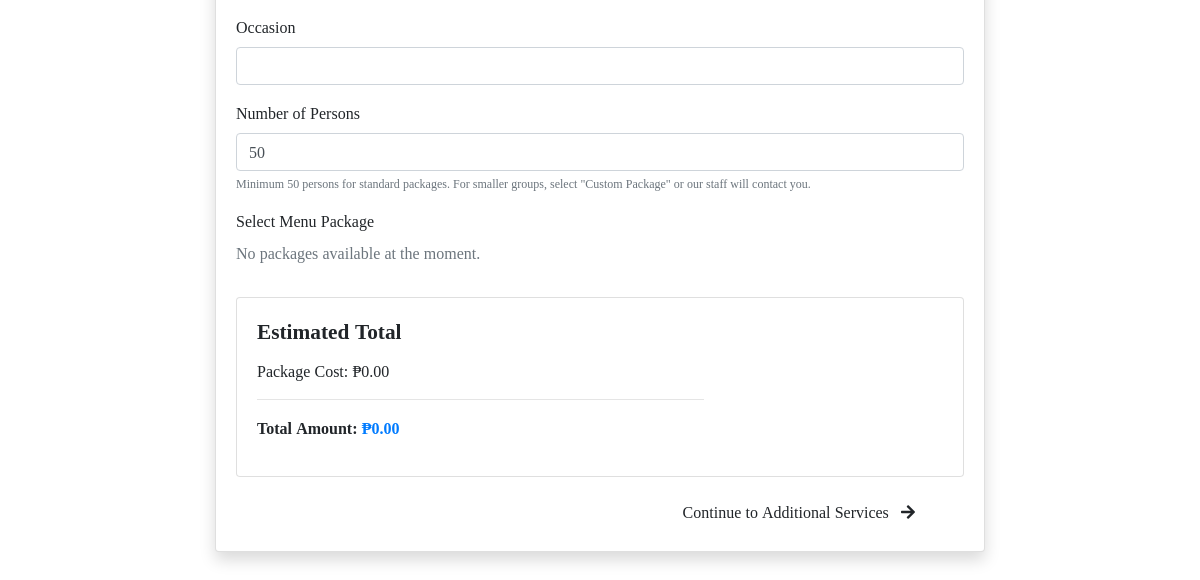
Before: /modules/catering/step1.php (signed in, lower part) with the older database file.
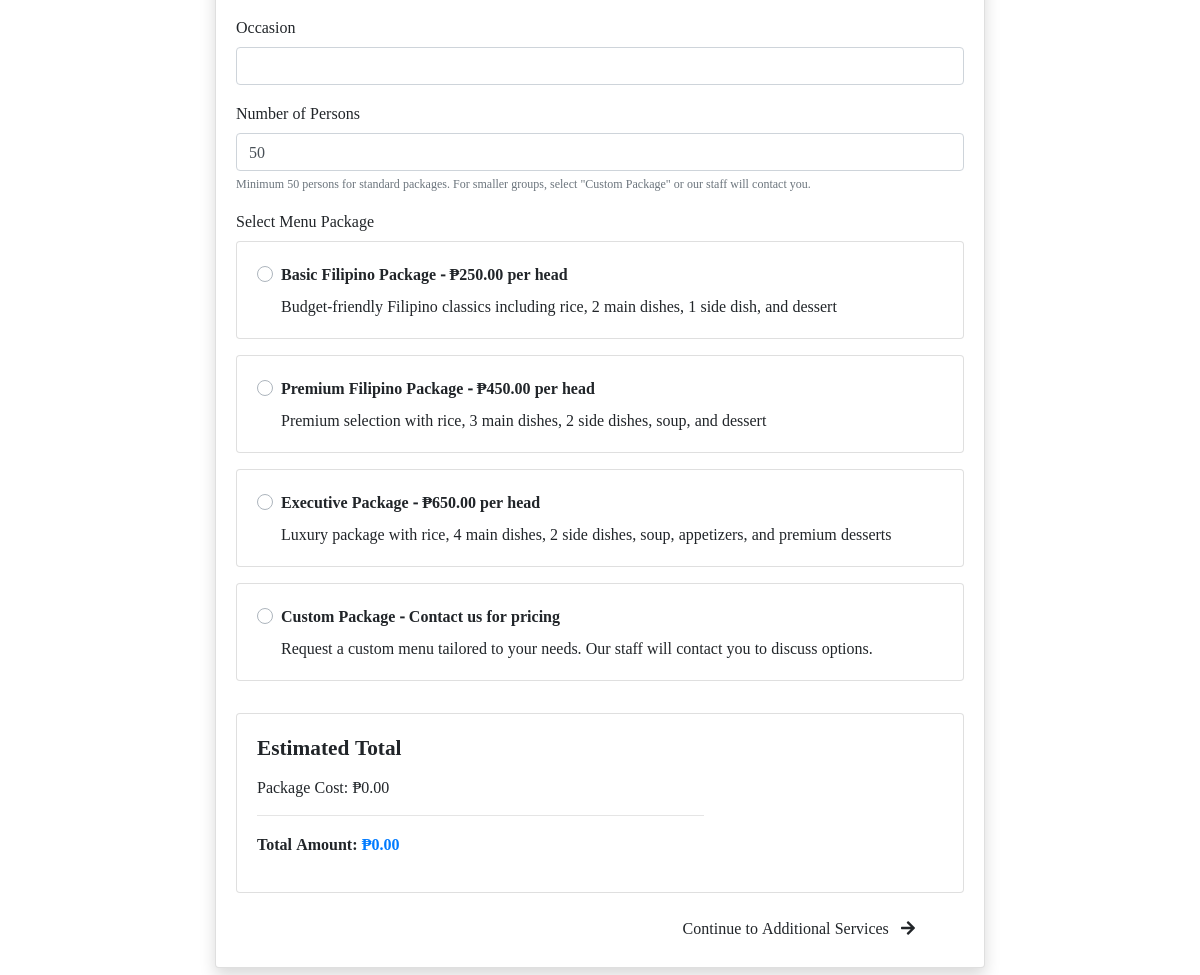
After: the same page with the newer database file.
### tables this page shows
CREATE TABLE IF NOT EXISTS `packages` (
  `package_id` int NOT NULL AUTO_INCREMENT,
  `name` varchar(100) NOT NULL,
  `description` text NOT NULL,
  `base_price` decimal(10,2) NOT NULL,
  `is_active` tinyint(1) DEFAULT '1',
  PRIMARY KEY (`package_id`)
);

### modules/catering/step1.php (the view, shortened to what this page needs)
<?php
require_once __DIR__ . '/../dbconi.php';
?>
<!DOCTYPE html>
<html lang="en">
<head>
    <link rel="stylesheet" href="https://maxcdn.bootstrapcdn.com/bootstrap/4.5.2/css/bootstrap.min.css">
    <link rel="stylesheet" href="https://cdnjs.cloudflare.com/ajax/libs/font-awesome/5.15.3/css/all.min.css">
    <link rel="stylesheet" href="<?php echo BASE_URL; ?>/vendor/style1.css">
</head>
<body>
    <main class="container-fluid py-5">
        <div class="row justify-content-center">
            <div class="col-md-8">
                <div class="card shadow">
                                        <div class="card-body">
                        <form action="step2.php" method="POST" id="cateringForm">
                            <div class="form-group">
                                <label>Occasion</label>
                                <input type="text" class="form-control" name="occasion"
                                    value="<?php echo isset($_SESSION['catering_form']['occasion']) ? htmlspecialchars($_SESSION['catering_form']['occasion']) : ''; ?>" required>
                            </div>
                            <div class="form-group">
                                <label>Number of Persons</label>
                                <input type="number" class="form-control" name="num_persons" id="num_persons" min="1"
                                    value="<?php echo isset($_SESSION['catering_form']['num_persons']) ? htmlspecialchars($_SESSION['catering_form']['num_persons']) : '50'; ?>" required>
                                <small class="form-text text-muted">Minimum 50 persons for standard packages. For smaller groups, select "Custom Package" or our staff will contact you.</small>
                            </div>
                            <div class="form-group">
                                <label>Select Menu Package</label>
                                <div class="packages-container">
                                    <div class="row">
                                        <?php
                                        $query = "SELECT * FROM packages ORDER BY base_price";
                                        $result = mysqli_query($dbc, $query);
                                        if (mysqli_num_rows($result) > 0) {
                                            while($row = mysqli_fetch_assoc($result)) { ?>
                                                <div class="col-md-12 mb-3">
                                                    <div class="package-card card">
                                                        <div class="card-body">
                                                            <div class="custom-control custom-radio">
                                                                <label class="custom-control-label font-weight-bold" for="package_<?php echo $row['package_id']; ?>">
                                                                    <?php echo htmlspecialchars($row['name']); ?> - ₱<?php echo number_format($row['base_price'], 2); ?> per head
                                                                </label>
                                                            </div>
                                                            <p class="card-text ml-4 mt-2"><?php echo htmlspecialchars($row['description']); ?></p>
                                                        </div>
                                                    </div>
                                                </div>
                                            <?php }
                                            ?>
                                            <div class="col-md-12 mb-3">
                                                <div class="package-card card">
                                                    <div class="card-body">
                                                        <div class="custom-control custom-radio">
                                                            <label class="custom-control-label font-weight-bold" for="package_custom">
                                                                Custom Package - Contact us for pricing
                                                            </label>
                                                        </div>
                                                        <p class="card-text ml-4 mt-2">Request a custom menu tailored to your needs. Our staff will contact you to discuss options.</p>
                                                    </div>
                                                </div>
                                            </div>
                                        <?php } else { ?>
                                            <div class="col-12">
                                                <p class="text-muted">No packages available at the moment.</p>
                                            </div>
                                        <?php } ?>
                                    </div>
                                </div>
                            </div>
                            <div class="card mb-3">
                                <div class="card-body">
                                    <h5 class="mb-3">Estimated Total</h5>
                                    <div class="row">
                                        <div class="col-md-8">
                                            <p class="mb-2">Package Cost: <span id="packageCost">₱0.00</span></p>
                                            <hr>
                                            <p class="font-weight-bold">Total Amount: <span id="totalAmount" class="text-primary">₱0.00</span></p>
                                        </div>
                                    </div>
                                </div>
                            </div>
                            <div class="text-right">
                                <button type="submit" class="btn btn-accent px-5" id="continueBtn">
                                    Continue to Additional Services <i class="fas fa-arrow-right ml-2"></i>
                                </button>
                            </div>
                        </form>
                    </div>
                </div>
            </div>
        </div>
    </main>
</body>
</html>

Changed rows visible on the page:
added packages: name "Basic Filipino Package", base_price "250.00", description "Budget-friendly Filipino classics including rice, 2 main dishes, 1 side dish, and dessert"
added packages: name "Premium Filipino Package", base_price "450.00", description "Premium selection with rice, 3 main dishes, 2 side dishes, soup, and dessert"
added packages: name "Executive Package", base_price "650.00", description "Luxury package with rice, 4 main dishes, 2 side dishes, soup, appetizers, and premium desserts"
Other visible differences:
text no longer shown: "No packages available at the moment."
text now shown: "Custom Package - Contact us for pricing Request a custom menu tailored to your needs. Our staff will contact you to discuss options."
